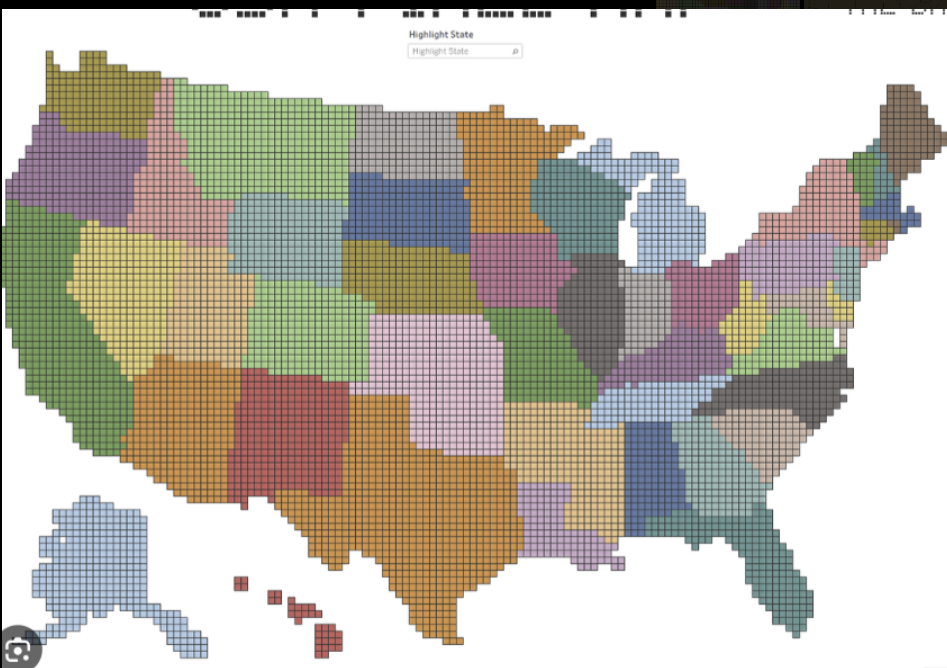
#> input picture src/apps/assets/images/geography/usa-map-full.png, 947 x 668 px
$ python -i generate_state_masks_from_color.py   (imports and definitions only)
#> lines starting #> are read from the running program, lines starting #| are printed output that depends on the picture
### src/apps/geography/us_states_quiz/python/map_transform.py
from __future__ import annotations

from typing import Any, Tuple

import generated_us_map as generated


GridPoint = Tuple[int, int]
SourcePoint = Tuple[int, int]
SourceBounds = Tuple[int, int, int, int]

GRID_WIDTH = generated.GRID_WIDTH
GRID_HEIGHT = generated.GRID_HEIGHT
GENERATED_SOURCE_BOUNDS: SourceBounds = generated.SOURCE_BOUNDS

# The colored source image is a browser capture of the same map art on a
# smaller canvas. These bounds remove the browser/header strip while preserving
# the same map extent used by generated_us_map.py.
COLOR_SOURCE_BOUNDS: SourceBounds = (0, 48, 946, 658)


def crop_size(bounds: SourceBounds) -> Tuple[int, int]:
    min_x, min_y, max_x, max_y = bounds
    return max_x - min_x + 1, max_y - min_y + 1


def crop_box(bounds: SourceBounds) -> Tuple[int, int, int, int]:
    min_x, min_y, max_x, max_y = bounds
    return min_x, min_y, max_x + 1, max_y + 1


# [16 lines left out: functions grid_cell_to_source_rect, source_pixel_to_grid_cell, not called in this run]


def grid_cell_to_source_pixel(grid_x: int, grid_y: int, bounds: SourceBounds) -> SourcePoint:
    x0, y0, x1, y1 = grid_cell_to_source_rect(grid_x, grid_y, bounds)
    return (x0 + x1 - 1) // 2, (y0 + y1 - 1) // 2


# [19 lines left out: functions grid_cell_to_screen_rect, screen_to_grid_cell, not called in this run]


def clamp_grid_cell(grid_x: int, grid_y: int) -> GridPoint:
    return max(0, min(GRID_WIDTH - 1, grid_x)), max(0, min(GRID_HEIGHT - 1, grid_y))


def cell_size_for_rect(draw_rect: Any) -> Tuple[int, int]:
    return draw_rect.width // GRID_WIDTH, draw_rect.height // GRID_HEIGHT


# [18 lines left out: function fit_rect, not called in this run]

### src/apps/geography/us_states_quiz/python/generate_state_masks_from_color.py
from __future__ import annotations

from collections import deque
from pathlib import Path
from typing import Dict, Iterable, List, Optional, Sequence, Set, Tuple

from PIL import Image, ImageFilter

import generated_us_map as generated
import map_transform


ROOT = Path(__file__).resolve().parents[5]
SOURCE_IMAGE = ROOT / "src" / "apps" / "assets" / "images" / "geography" / "usa-map-full.png"
OUTPUT_FILE = Path(__file__).with_name("generated_state_masks.py")

GRID_POINT = Tuple[int, int]
RGB = Tuple[int, int, int]
CleanupConfig = Tuple[int, int]

SEED_CELLS: Dict[str, GRID_POINT] = {
    "California": (9, 54),
    "Texas": (70, 83),
    "Washington": (15, 6),
    "South Dakota": (67, 30),
    "Alaska": (16, 88),
    "Missouri": (95, 50),
}

INTERNAL_SCALE = 2
QUANTIZED_COLOR_COUNT = 24
LOCAL_EDGE_THRESHOLD = 20.0
SEED_COLOR_THRESHOLD = 20.0
DOWNSAMPLE_MIN_HITS = 2
STATE_DOWNSAMPLE_MIN_HITS: Dict[str, int] = {
    "Texas": 3,
    "Alaska": 1,
}
NEIGHBORS_4: Tuple[GRID_POINT, ...] = ((1, 0), (-1, 0), (0, 1), (0, -1))
NEIGHBORS_8: Tuple[GRID_POINT, ...] = tuple(
    (dx, dy)
    for dy in (-1, 0, 1)
    for dx in (-1, 0, 1)
    if dx != 0 or dy != 0
)
CLEANUP_CONFIG: Dict[str, CleanupConfig] = {
    "Texas": (5, 2),
    "Washington": (6, 2),
    "Alaska": (4, 2),
}


def crop_source_image() -> Image.Image:
    image = Image.open(SOURCE_IMAGE).convert("RGBA")
    return image.crop(map_transform.crop_box(map_transform.COLOR_SOURCE_BOUNDS))


def color_distance(a: RGB, b: RGB) -> float:
    return ((a[0] - b[0]) ** 2 + (a[1] - b[1]) ** 2 + (a[2] - b[2]) ** 2) ** 0.5


def build_boundary_source(crop: Image.Image) -> Image.Image:
    smoothed = crop.convert("RGB").filter(ImageFilter.MedianFilter(size=5))
    smoothed = smoothed.filter(ImageFilter.SMOOTH_MORE)
    return smoothed.quantize(colors=QUANTIZED_COLOR_COUNT).convert("RGB")


def build_high_res_color_grid(source: Image.Image) -> List[List[Optional[RGB]]]:
    width = generated.GRID_WIDTH * INTERNAL_SCALE
    height = generated.GRID_HEIGHT * INTERNAL_SCALE
    grid: List[List[Optional[RGB]]] = []

    for y in range(height):
        row: List[Optional[RGB]] = []
        grid_y = y // INTERNAL_SCALE
        source_y = min(source.height - 1, int((y + 0.5) * source.height / height))

        for x in range(width):
            grid_x = x // INTERNAL_SCALE
            if generated.CELL_MASK[grid_y][grid_x] != "1":
                row.append(None)
                continue

            source_x = min(source.width - 1, int((x + 0.5) * source.width / width))
            row.append(source.getpixel((source_x, source_y)))
        grid.append(row)

    return grid


def can_cross_boundary(
    color_grid: Sequence[Sequence[Optional[RGB]]],
    current: GRID_POINT,
    neighbor: GRID_POINT,
    seed_color: RGB,
) -> bool:
    x, y = current
    nx, ny = neighbor
    current_color = color_grid[y][x]
    neighbor_color = color_grid[ny][nx]
    if current_color is None or neighbor_color is None:
        return False

    if color_distance(current_color, neighbor_color) > LOCAL_EDGE_THRESHOLD:
        return False
    if color_distance(neighbor_color, seed_color) > SEED_COLOR_THRESHOLD:
        return False

    return True


def flood_fill_high_res_region(
    color_grid: Sequence[Sequence[Optional[RGB]]],
    seed: GRID_POINT,
) -> Set[GRID_POINT]:
    width = generated.GRID_WIDTH * INTERNAL_SCALE
    height = generated.GRID_HEIGHT * INTERNAL_SCALE
    seed_x = seed[0] * INTERNAL_SCALE + INTERNAL_SCALE // 2
    seed_y = seed[1] * INTERNAL_SCALE + INTERNAL_SCALE // 2

    if not (0 <= seed_x < width and 0 <= seed_y < height):
        raise ValueError(f"Seed {seed} is outside the generated grid")

    seed_color = color_grid[seed_y][seed_x]
    if seed_color is None:
        raise ValueError(f"Seed {seed} does not land on a colored map cell")

    visited: Set[GRID_POINT] = set()
    region: Set[GRID_POINT] = set()
    queue: deque[GRID_POINT] = deque([(seed_x, seed_y)])

    while queue:
        x, y = queue.popleft()
        if (x, y) in visited:
            continue
        visited.add((x, y))

        if color_grid[y][x] is None:
            continue

        region.add((x, y))
        for dx, dy in NEIGHBORS_4:
            nx = x + dx
            ny = y + dy
            if not (0 <= nx < width and 0 <= ny < height):
                continue
            if (nx, ny) in visited:
                continue
            if can_cross_boundary(color_grid, (x, y), (nx, ny), seed_color):
                queue.append((nx, ny))

    return region


def downsample_region(region: Set[GRID_POINT], min_hits: int = DOWNSAMPLE_MIN_HITS) -> Set[GRID_POINT]:
    mask: Set[GRID_POINT] = set()
    for grid_y in range(generated.GRID_HEIGHT):
        for grid_x in range(generated.GRID_WIDTH):
            hits = 0
            for sub_y in range(INTERNAL_SCALE):
                for sub_x in range(INTERNAL_SCALE):
                    point = (grid_x * INTERNAL_SCALE + sub_x, grid_y * INTERNAL_SCALE + sub_y)
                    if point in region:
                        hits += 1
            if hits >= min_hits:
                mask.add((grid_x, grid_y))
    return mask


def mask_bounds(mask: Set[GRID_POINT]) -> Tuple[int, int, int, int]:
    xs = [point[0] for point in mask]
    ys = [point[1] for point in mask]
    return min(xs), min(ys), max(xs), max(ys)


def fill_small_holes(mask: Set[GRID_POINT], min_neighbors: int) -> Set[GRID_POINT]:
    if not mask:
        return set()

    filled = set(mask)
    min_x, min_y, max_x, max_y = mask_bounds(filled)
    for y in range(max(0, min_y - 1), min(generated.GRID_HEIGHT, max_y + 2)):
        for x in range(max(0, min_x - 1), min(generated.GRID_WIDTH, max_x + 2)):
            if (x, y) in filled or generated.CELL_MASK[y][x] != "1":
                continue
            neighbor_count = sum((x + dx, y + dy) in filled for dx, dy in NEIGHBORS_8)
            if neighbor_count >= min_neighbors:
                filled.add((x, y))
    return filled


def prune_isolated_cells(mask: Set[GRID_POINT], min_neighbors: int) -> Set[GRID_POINT]:
    pruned = set(mask)
    for point in mask:
        x, y = point
        neighbor_count = sum((x + dx, y + dy) in mask for dx, dy in NEIGHBORS_8)
        if neighbor_count < min_neighbors:
            pruned.discard(point)
    return pruned


def connected_components(mask: Set[GRID_POINT]) -> List[Set[GRID_POINT]]:
    remaining = set(mask)
    components: List[Set[GRID_POINT]] = []

    while remaining:
        seed = next(iter(remaining))
        remaining.remove(seed)
        component: Set[GRID_POINT] = set()
        queue: deque[GRID_POINT] = deque([seed])

        while queue:
            point = queue.popleft()
            component.add(point)
            x, y = point
            for dx, dy in NEIGHBORS_4:
                neighbor = (x + dx, y + dy)
                if neighbor in remaining:
                    remaining.remove(neighbor)
                    queue.append(neighbor)

        components.append(component)

    return components


def keep_largest_component(mask: Set[GRID_POINT]) -> Set[GRID_POINT]:
    components = connected_components(mask)
    if not components:
        return set()
    return set(max(components, key=len))


def cleanup_state_mask(state_name: str, mask: Set[GRID_POINT]) -> Set[GRID_POINT]:
    config = CLEANUP_CONFIG.get(state_name)
    if config is None:
        return mask

    fill_neighbor_count, prune_neighbor_count = config
    cleaned = fill_small_holes(mask, fill_neighbor_count)
    cleaned = prune_isolated_cells(cleaned, prune_neighbor_count)
    return keep_largest_component(cleaned)


def build_state_masks() -> Dict[str, Set[GRID_POINT]]:
    crop = crop_source_image()
#> in crop_source_image, `return image.crop(map_transform.crop_box(map_transform.COLOR_SOURCE_BO..`:
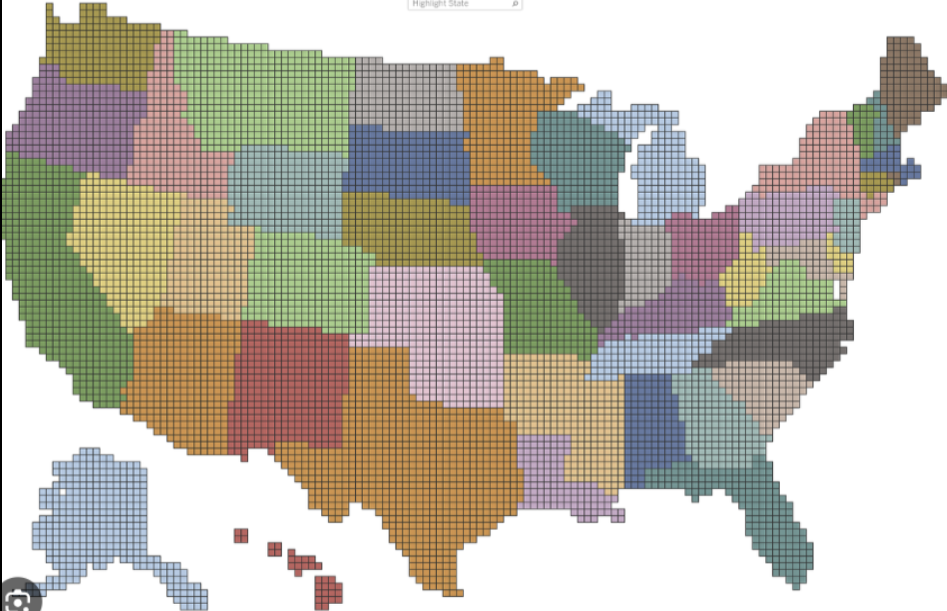
#> returned value: PIL image 947x611 RGBA; mean R, G, B, A 187.7, 182.2, 170.3, 255
    boundary_source = build_boundary_source(crop)
#> in build_boundary_source, `smoothed = crop.convert("RGB").filter(ImageFilter.MedianFilter(size=5))`:
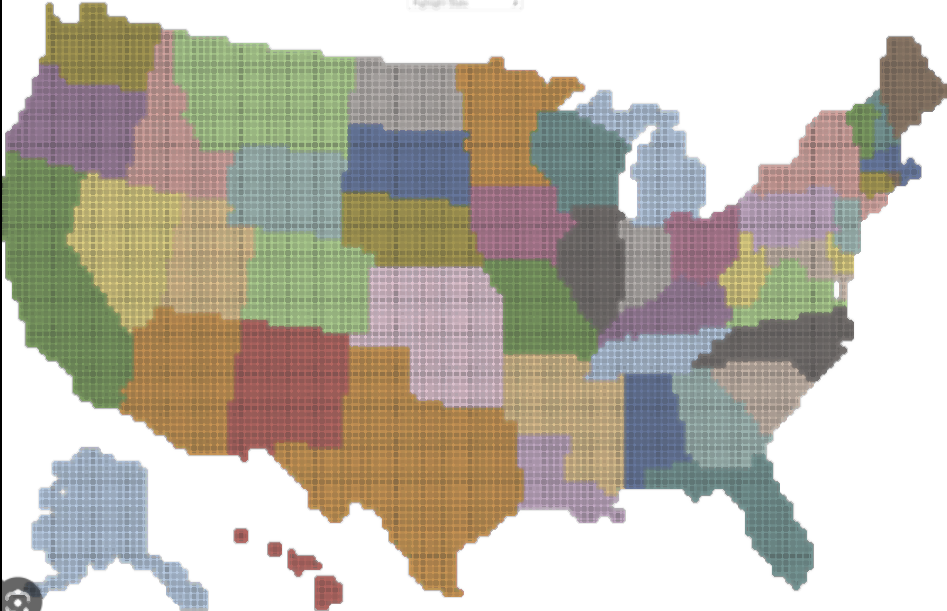
#> smoothed: PIL image 947x611 RGB; mean R, G, B 188.8, 183.4, 171.2
#> in build_boundary_source, `return smoothed.quantize(colors=QUANTIZED_COLOR_COUNT).convert("RGB")`:
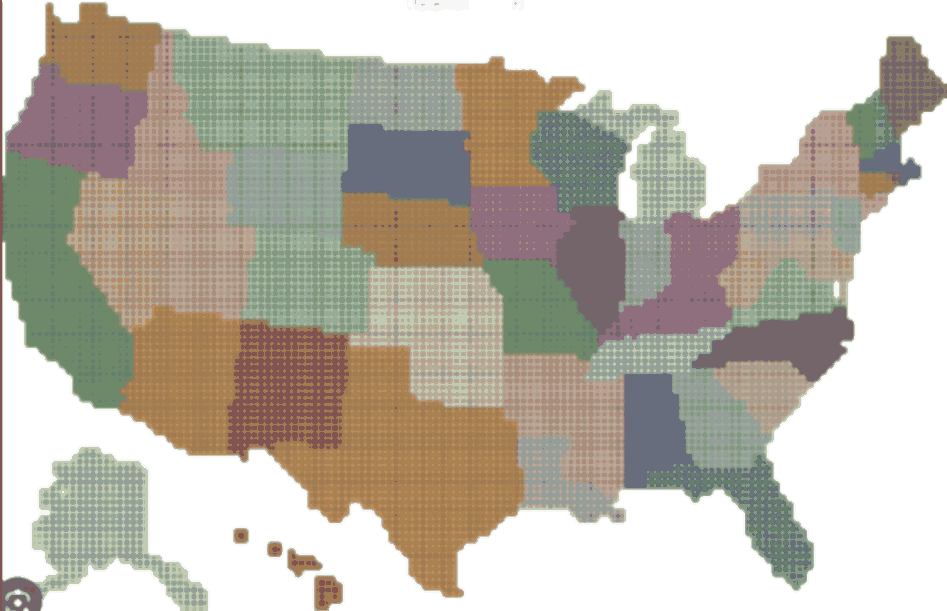
#> returned value: PIL image 947x611 RGB; mean R, G, B 189.3, 183.2, 171.3
    color_grid = build_high_res_color_grid(boundary_source)
#> after the loop in build_high_res_color_grid, `for y in range(height):`: grid = 216 items

    state_masks: Dict[str, Set[GRID_POINT]] = {}
    for state_name, seed in SEED_CELLS.items():
        high_res_region = flood_fill_high_res_region(color_grid, seed)
        raw_mask = downsample_region(high_res_region, STATE_DOWNSAMPLE_MIN_HITS.get(state_name, DOWNSAMPLE_MIN_HITS))
        state_masks[state_name] = cleanup_state_mask(state_name, raw_mask)
    return state_masks


def serialize_masks(state_masks: Dict[str, Iterable[GRID_POINT]]) -> str:
    lines = [
        "# Auto-generated by generate_state_masks_from_color.py",
        "from __future__ import annotations",
        "",
        "from typing import Dict, List, Optional, Sequence, Set, Tuple",
        "",
        "GridPoint = Tuple[int, int]",
        "",
        "STATE_NAMES: Tuple[str, ...] = (",
    ]
    for state_name in SEED_CELLS:
        lines.append(f"    {state_name!r},")
    lines.extend(
        [
            ")",
            "",
            "SEED_CELLS: Dict[str, GridPoint] = {",
        ]
    )
    for state_name, seed in SEED_CELLS.items():
        lines.append(f"    {state_name!r}: {seed!r},")
    lines.extend(
        [
            "}",
            "",
            "STATE_MASKS: Dict[str, List[GridPoint]] = {",
        ]
    )
    for state_name in SEED_CELLS:
        points = sorted(state_masks[state_name], key=lambda pt: (pt[1], pt[0]))
        lines.append(f"    {state_name!r}: {points!r},")
    lines.extend(
        [
            "}",
            "",
            "",
            "def get_mask_for_state(name: str) -> List[GridPoint]:",
            "    return STATE_MASKS.get(name, [])",
            "",
            "",
            "def get_state_at_cell(x: int, y: int) -> Optional[str]:",
            "    for state_name, mask in STATE_MASKS.items():",
            "        if (x, y) in mask:",
            "            return state_name",
            "    return None",
            "",
        ]
    )
    return "\n".join(lines)


def main() -> None:
    state_masks = build_state_masks()
#> the loop in build_state_masks, `for state_name, seed in SEED_CELLS.items():` made 6 passes
#> seed_color in flood_fill_high_res_region on passes 1 to 6: (110, 137, 105), (170, 129, 80), (161, 123, 81), (104, 109, 126), (149, 158, 153), (110, 137, 105)
#> after the loop in build_state_masks, `for state_name, seed in SEED_CELLS.items():`: state_masks = 6 items
#> state_masks = 6 items
    OUTPUT_FILE.write_text(serialize_masks(state_masks), encoding="utf-8")
#> after the loop in serialize_masks, `for state_name in SEED_CELLS:`: lines = 32 items

    seen: Dict[GRID_POINT, str] = {}
    overlap_cells: Set[GRID_POINT] = set()
    for state_name, mask in state_masks.items():
        for point in mask:
            previous = seen.get(point)
            if previous is not None and previous != state_name:
                overlap_cells.add(point)
            seen[point] = state_name
#> this loop made 6 passes
#> state_name on passes 1 to 6: 'California', 'Texas', 'Washington', 'South Dakota', 'Alaska', 'Missouri'
#> after the loop, overlap_cells = 0 items; seen = 2547 items

    print(f"Generated state masks -> {OUTPUT_FILE}")
    print(f"Internal extraction scale: {INTERNAL_SCALE}x")
    print(f"Quantized colors: {QUANTIZED_COLOR_COUNT}")
    print(f"Local edge threshold: {LOCAL_EDGE_THRESHOLD}")
    print(f"Seed color threshold: {SEED_COLOR_THRESHOLD}")
    for state_name, seed in SEED_CELLS.items():
        min_hits = STATE_DOWNSAMPLE_MIN_HITS.get(state_name, DOWNSAMPLE_MIN_HITS)
        cleanup = CLEANUP_CONFIG.get(state_name)
        print(f"{state_name}: seed={seed} min_hits={min_hits} cleanup={cleanup} cells={len(state_masks[state_name])}")
#> this loop made 6 passes
#| California: seed=(9, 54) min_hits=2 cleanup=None cells=595
#| Texas: seed=(70, 83) min_hits=3 cleanup=(5, 2) cells=927
#| Washington: seed=(15, 6) min_hits=2 cleanup=(6, 2) cells=227
#| South Dakota: seed=(67, 30) min_hits=2 cleanup=None cells=268
#| Alaska: seed=(16, 88) min_hits=1 cleanup=(4, 2) cells=281
#| Missouri: seed=(95, 50) min_hits=2 cleanup=None cells=249
    print(f"Overlap cells across masks: {len(overlap_cells)}")
#| Overlap cells across masks: 0


# [2 lines not run here, left out]

>>> result = main()
